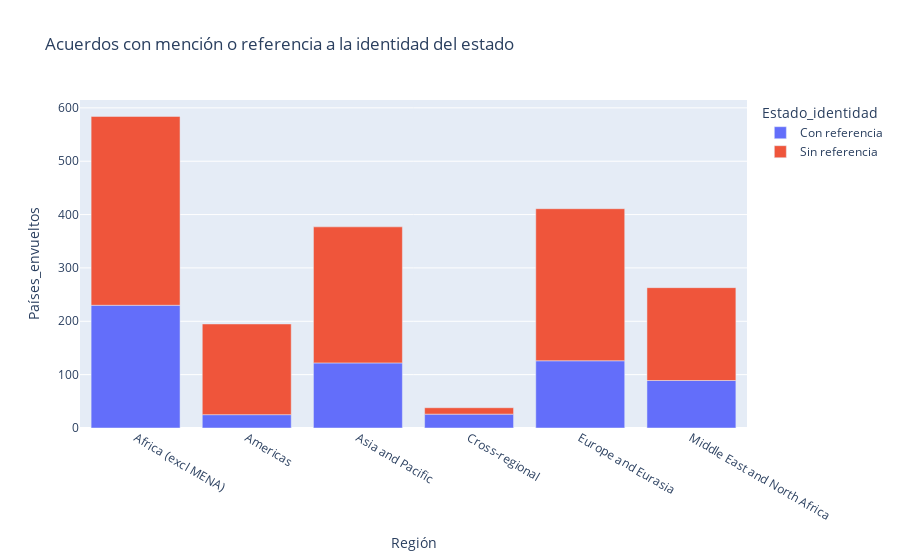

Source (notebook cell):
### Code cell
fig = px.bar(df_REP, x="Región", y="Países_envueltos", color='Estado_identidad' , 
             title="Acuerdos con mención o referencia a la identidad del estado ")
fig.show()

### Figure 1 — Plotly figure (JSON) as saved in the notebook; plotly's stock layout.template omitted (floating-point values rounded to 4 significant figures)
{"data": [{"alignmentgroup": "True", "hovertemplate": "Estado_identidad=Con referencia<br>Región=%{x}<br>Países_envueltos=%{y}<extra></extra>", "legendgroup": "Con referencia", "marker": {"color": "#636efa"}, "name": "Con referencia", "offsetgroup": "Con referencia", "orientation": "v", "showlegend": true, "textposition": "auto", "type": "bar", "x": ["Africa (excl MENA)", "Americas", "Asia and Pacific", "Cross-regional", "Europe and Eurasia", "Middle East and North Africa"], "xaxis": "x", "y": [230, 25, 122, 26, 126, 89], "yaxis": "y"}, {"alignmentgroup": "True", "hovertemplate": "Estado_identidad=Sin referencia<br>Región=%{x}<br>Países_envueltos=%{y}<extra></extra>", "legendgroup": "Sin referencia", "marker": {"color": "#EF553B"}, "name": "Sin referencia", "offsetgroup": "Sin referencia", "orientation": "v", "showlegend": true, "textposition": "auto", "type": "bar", "x": ["Africa (excl MENA)", "Americas", "Asia and Pacific", "Cross-regional", "Europe and Eurasia", "Middle East and North Africa"], "xaxis": "x", "y": [354, 170, 255, 12, 285, 174], "yaxis": "y"}], "layout": {"barmode": "relative", "legend": {"title": {"text": "Estado_identidad"}, "tracegroupgap": 0}, "title": {"text": "Acuerdos con mención o referencia a la identidad del estado "}, "xaxis": {"anchor": "y", "domain": [0, 1], "title": {"text": "Región"}}, "yaxis": {"anchor": "x", "domain": [0, 1], "title": {"text": "Países_envueltos"}}}}
